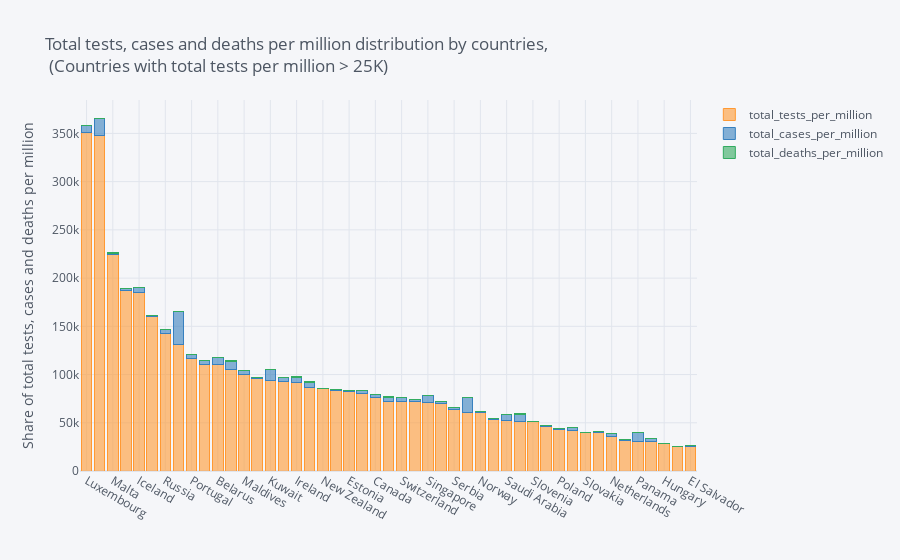

Notebook source saved alongside this figure:
### Code cell
# build stacked bar to total tests, cases and deaths per million of all countries with total tests per million above 25K
values_per_million.astype(int).iplot(kind="bar", barmode="stack", yTitle='Share of total tests, cases and deaths per million',
                            title='Total tests, cases and deaths per million distribution by countries, <br> (Countries with total tests per million > 25K)')

### Figure 1 — Plotly figure (JSON) as saved in the notebook; plotly's stock layout.template omitted (floating-point values rounded to 4 significant figures)
{"data": [{"marker": {"color": "rgba(255, 153, 51, 0.6)", "line": {"color": "rgba(255, 153, 51, 1.0)", "width": 1}}, "name": "total_tests_per_million", "orientation": "v", "text": "", "type": "bar", "x": ["Luxembourg", "Bahrain", "Malta", "Denmark", "Iceland", "Lithuania", "Russia", "Qatar", "Portugal", "Israel", "Belarus", "United States", "Maldives", "Australia", "Kuwait", "Italy", "Ireland", "Belgium", "New Zealand", "Latvia", "Estonia", "Kazakhstan", "Canada", "United Kingdom", "Switzerland", "Austria", "Singapore", "Germany", "Serbia", "Chile", "Norway", "Czech Republic", "Saudi Arabia", "Sweden", "Slovenia", "Finland", "Poland", "Turkey", "Slovakia", "Romania", "Netherlands", "Greece", "Panama", "South Africa", "Hungary", "South Korea", "El Salvador"], "y": [350606, 348116, 224500, 187385, 185034, 160409, 142204, 130812, 116742, 110812, 110471, 105312, 99654, 96312, 93547, 92634, 91988, 86095, 85422, 83673, 82237, 80797, 76457, 72256, 72146, 71926, 70833, 70104, 63841, 60886, 60388, 53233, 52386, 51508, 50820, 46042, 42809, 42496, 39845, 39455, 35972, 31824, 30802, 30215, 28351, 25429, 25086]}, {"marker": {"color": "rgba(55, 128, 191, 0.6)", "line": {"color": "rgba(55, 128, 191, 1.0)", "width": 1}}, "name": "total_cases_per_million", "orientation": "v", "text": "", "type": "bar", "x": ["Luxembourg", "Bahrain", "Malta", "Denmark", "Iceland", "Lithuania", "Russia", "Qatar", "Portugal", "Israel", "Belarus", "United States", "Maldives", "Australia", "Kuwait", "Italy", "Ireland", "Belgium", "New Zealand", "Latvia", "Estonia", "Kazakhstan", "Canada", "United Kingdom", "Switzerland", "Austria", "Singapore", "Germany", "Serbia", "Chile", "Norway", "Czech Republic", "Saudi Arabia", "Sweden", "Slovenia", "Finland", "Poland", "Turkey", "Slovakia", "Romania", "Netherlands", "Greece", "Panama", "South Africa", "Hungary", "South Korea", "El Salvador"], "y": [7223, 17258, 1521, 2215, 5459, 674, 4668, 34639, 4305, 3461, 6725, 8726, 4565, 331, 11694, 3996, 5169, 5350, 245, 595, 1502, 2586, 2795, 4204, 3718, 2028, 7634, 2345, 2370, 15459, 1640, 1168, 6017, 7071, 817, 1309, 949, 2439, 323, 1506, 2951, 337, 8841, 3317, 433, 255, 1199]}, {"marker": {"color": "rgba(50, 171, 96, 0.6)", "line": {"color": "rgba(50, 171, 96, 1.0)", "width": 1}}, "name": "total_deaths_per_million", "orientation": "v", "text": "", "type": "bar", "x": ["Luxembourg", "Bahrain", "Malta", "Denmark", "Iceland", "Lithuania", "Russia", "Qatar", "Portugal", "Israel", "Belarus", "United States", "Maldives", "Australia", "Kuwait", "Italy", "Ireland", "Belgium", "New Zealand", "Latvia", "Estonia", "Kazakhstan", "Canada", "United Kingdom", "Switzerland", "Austria", "Singapore", "Germany", "Serbia", "Chile", "Norway", "Czech Republic", "Saudi Arabia", "Sweden", "Slovenia", "Finland", "Poland", "Turkey", "Slovakia", "Romania", "Netherlands", "Greece", "Panama", "South Africa", "Hungary", "South Korea", "El Salvador"], "y": [175, 57, 20, 104, 29, 29, 69, 44, 158, 38, 44, 392, 20, 4, 86, 576, 352, 843, 4, 15, 52, 10, 230, 651, 194, 78, 4, 107, 45, 329, 46, 32, 55, 536, 53, 59, 40, 61, 5, 90, 357, 18, 173, 53, 60, 5, 33]}], "layout": {"barmode": "stack", "legend": {"bgcolor": "#F5F6F9", "font": {"color": "#4D5663"}, "traceorder": "normal"}, "paper_bgcolor": "#F5F6F9", "plot_bgcolor": "#F5F6F9", "title": {"font": {"color": "#4D5663"}, "text": "Total tests, cases and deaths per million distribution by countries, <br> (Countries with total tests per million > 25K)"}, "xaxis": {"gridcolor": "#E1E5ED", "showgrid": true, "tickfont": {"color": "#4D5663"}, "title": {"font": {"color": "#4D5663"}, "text": ""}, "zerolinecolor": "#E1E5ED"}, "yaxis": {"gridcolor": "#E1E5ED", "showgrid": true, "tickfont": {"color": "#4D5663"}, "title": {"font": {"color": "#4D5663"}, "text": "Share of total tests, cases and deaths per million"}, "zerolinecolor": "#E1E5ED"}}}
